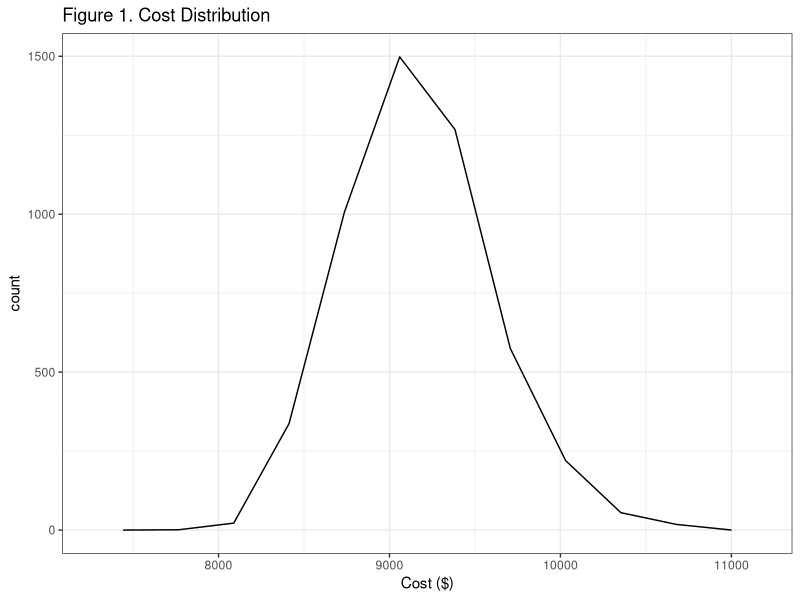
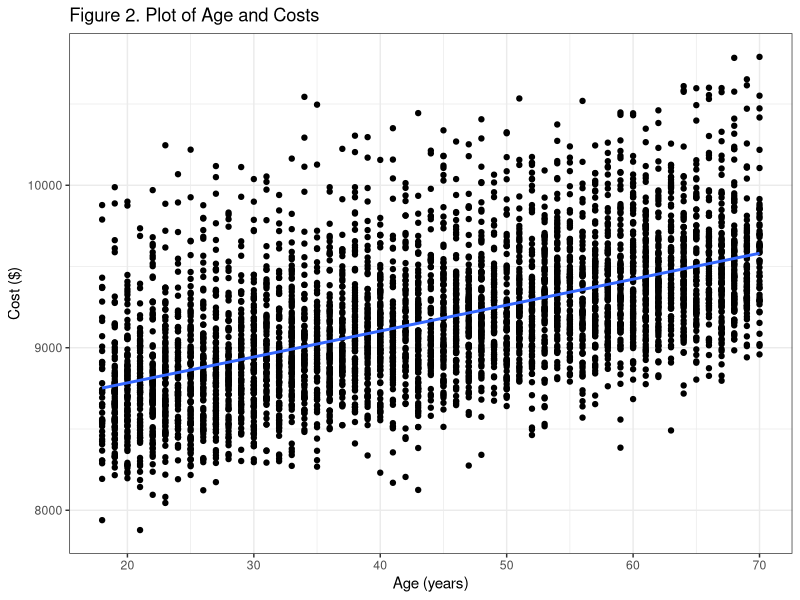
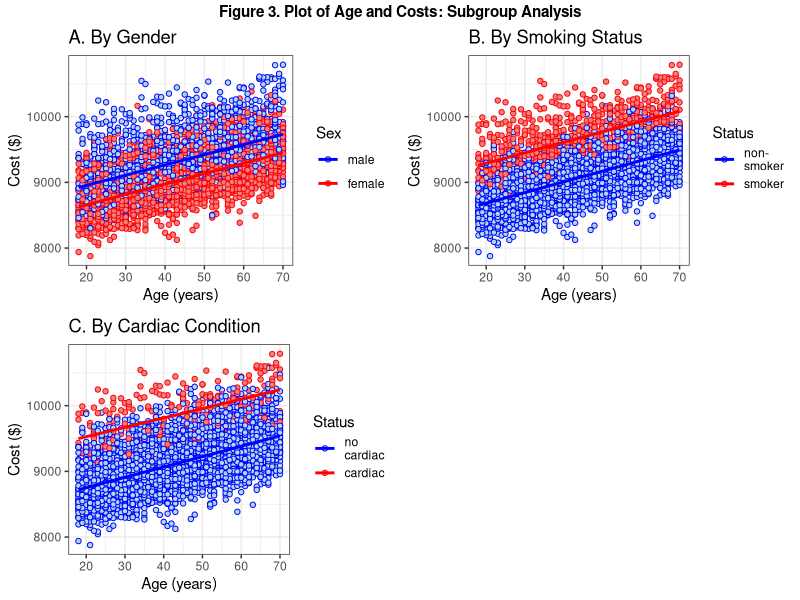

The R script that drew these images, in order:
## ---- chunk 1
Sys.setenv(LANGUAGE="en")
Sys.setlocale("LC_ALL", "en_US.UTF-8")
#setwd("C:/Users/skimj/Desktop/GitHub/hrp203/Assignment4")
## ---- chunk 2
#| echo: false

library(psych)

cohort <- read.csv("raw-data/cohort.csv") 
#attach(cohort)
describe(cohort)

## ---- chunk 3
#| echo: false

library(ggplot2)

ggplot(cohort, aes(x = cost)) + 
  geom_freqpoly(bins = 10) +
  labs(x = "Cost ($)",
       title = "Figure 1. Cost Distribution") + 
  theme_bw()
#ggsave("output/costplot.png")

## ---- chunk 4
#| echo: false
attach(cohort)
reg <- lm(cost ~ age + female + smoke + cardiac, data=cohort)
summary(reg)

## ---- chunk 5
#| echo: false
# scatter and line plot - age and cost
ggplot(cohort, aes(x = age, y = cost)) + 
  geom_point() + 
  geom_smooth(method = "lm", se = FALSE) + 
  labs(x = "Age (years)", y = "Cost ($)", 
       title = "Figure 2. Plot of Age and Costs") + 
  theme_bw()

## ---- chunk 6
#| echo: false
library(ggpubr) #load in library for multi-panel figures

# separate color results by gender
cohort$female_f <- factor(female, levels = c(0,1), labels = c("male", "female"))
cohort$smoke_f <- factor(cohort$smoke, levels = c(0,1), labels = c("non-\nsmoker", "smoker"))
cohort$cardiac_f <- factor(cohort$cardiac, levels = c(0,1), labels = c("no \ncardiac", "cardiac"))


p1 <- ggplot(cohort, aes(x = age, y = cost, fill = female_f, color = female_f)) + 
  geom_point(aes(fill = female_f), shape = 21) + 
  scale_fill_manual(values = c("male" = "lightblue", "female" = "lightcoral"))  + 
  geom_smooth(method = "lm", se = FALSE) + 
  scale_color_manual(values = c("male" = "blue", "female" = "red")) +
  labs(x = "Age (years)", y = "Cost ($)", 
       fill = "Sex", color = "Sex", 
       title = "A. By Gender") + 
  theme_bw()
p2 <- ggplot(cohort, aes(x = age, y = cost, fill = smoke_f, color = smoke_f)) + 
  geom_point(aes(fill = smoke_f), shape = 21) + 
  scale_fill_manual(values = c("non-\nsmoker" = "lightblue", "smoker" = "lightcoral"))  + 
  geom_smooth(method = "lm", se = FALSE) + 
  scale_color_manual(values = c("non-\nsmoker" = "blue", "smoker" = "red")) +
  labs(x = "Age (years)", y = "Cost ($)", 
       fill = "Status", color = "Status", 
       title = "B. By Smoking Status") + 
  theme_bw()
p3 <- ggplot(cohort, aes(x = age, y = cost, fill = cardiac_f, color = cardiac_f)) + 
  geom_point(aes(fill = cardiac_f), shape = 21) + 
  scale_fill_manual(values = c("no \ncardiac" = "lightblue", "cardiac" = "lightcoral"))  + 
  geom_smooth(method = "lm", se = FALSE) + 
  scale_color_manual(values = c("no \ncardiac" = "blue", "cardiac" = "red")) +
  labs(x = "Age (years)", y = "Cost ($)", 
       fill = "Status", color = "Status", 
       title = "C. By Cardiac Condition") + 
  theme_bw()

#put all three plots together into one multipanel plot
multi_plot<- ggarrange(p1,p2,p3,
                       #labels = c("By Gender", "smoke", "cardiac"),
                       ncol = 2, nrow = 2, #adjust plot space 
                       common.legend = F) #does the plot have a common legend
multi_plot <- annotate_figure(multi_plot,
                              top = text_grob("Figure 3. Plot of Age and Costs: Subgroup Analysis", color = "black", face = "bold", size = 11))
multi_plot
